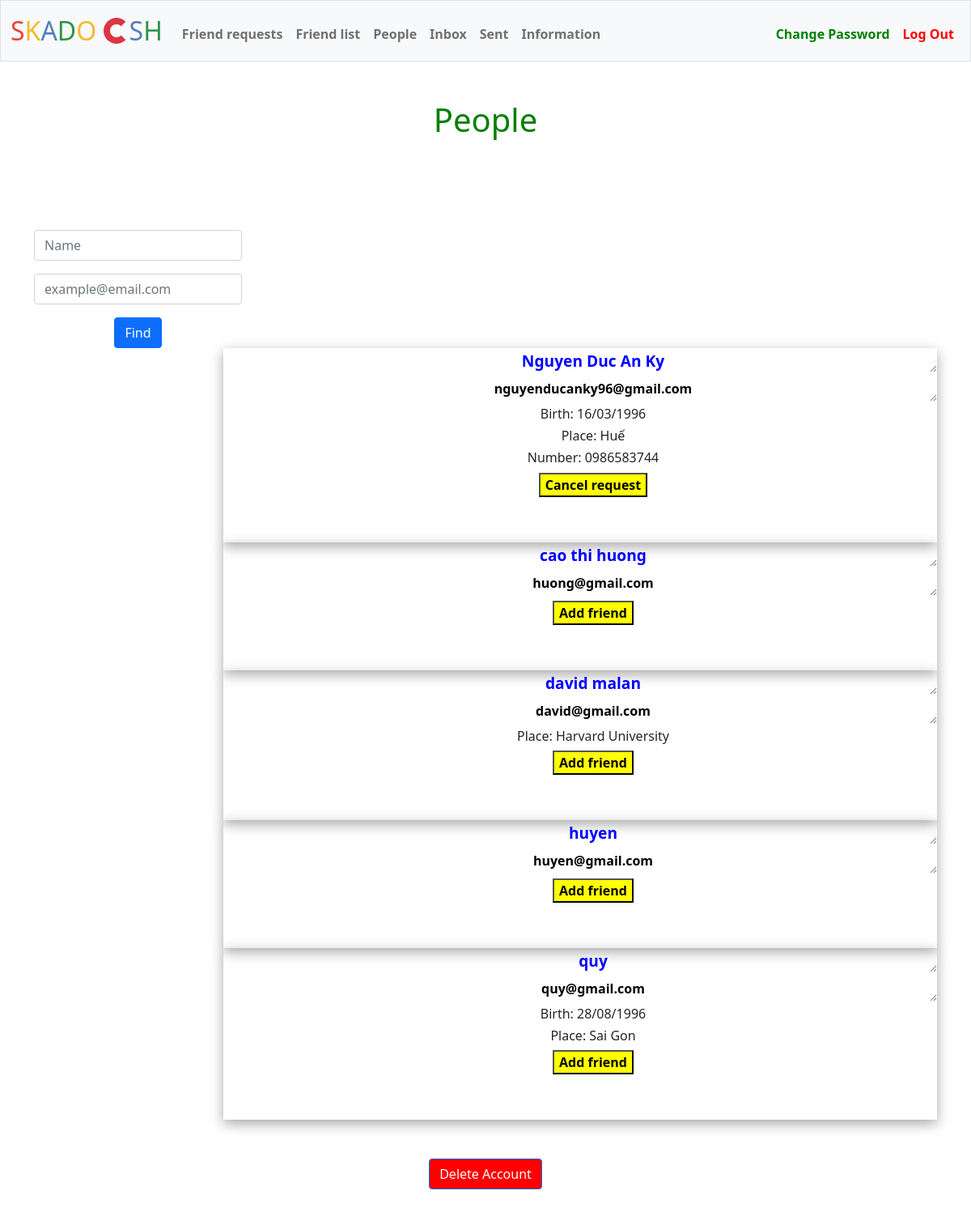
The page /find (signed in) on the database its author committed.
### tables this page shows
CREATE TABLE informations (
id INTEGER PRIMARY KEY AUTOINCREMENT NOT NULL,
user_id INTEGER NOT NULL,
name TEXT NOT NULL,
birth TEXT,
place TEXT,
number TEXT,
email TEXT NOT NULL UNIQUE);

### app.py (the view, shortened to what this page needs)
@app.route("/find", methods = ["GET", "POST"])
@login_required
@information_required
def find():
    user_id = session['user_id']
    if request.method == "GET":
        rows = db.execute("SELECT * FROM informations WHERE NOT user_id = ? ORDER BY name", user_id)
        people = []
        for row in rows:
            person = {}
            person['name'] = row['name']
            person['email'] = row['email']
            person['birth'] = row['birth']
            person['place'] = row['place']
            person['number'] = row['number']
            person_id = db.execute("SELECT user_id FROM informations WHERE email = ?", person['email'])[0]['user_id']
            row = db.execute("SELECT * FROM friends WHERE host_id = ? AND friend_id = ? OR host_id = ? AND friend_id = ?", user_id, person_id, person_id, user_id)
            if len(row) == 0:
                person['operation'] = 'Add friend'
            else:
                if row[0]['status'] == 'unconfirmed':
                    if user_id == row[0]['friend_id']:
                        person['reject'] = 'Reject'
                        person['operation'] = 'Accept'
                    if user_id == row[0]['host_id']:
                        person['operation'] = 'Cancel request'
                elif row[0]['status'] == 'confirmed':
                    person['operation'] = 'Unfriend'
            people.append(person)
        return render_template("find.html", people=people)

### app.py (called while the page is built)
@app.after_request
def after_request(response):
    response.headers["Cache-Control"] = "no-cache, no-store, must-revalidate"
    response.headers["Expires"] = 0
    response.headers["Pragma"] = "no-cache"
    return response

### helpers.py (called while the page is built)
def login_required(f):
    @wraps(f)
    def decorated_function(*args, **kwargs):
        if session.get("user_id") is None:
            return redirect("/login")
        return f(*args, **kwargs)
    return decorated_function

def information_required(f):
    @wraps(f)
    def decorated_function(*args, **kwargs):
        user_id = session.get("user_id")
        rows = db.execute("SELECT * FROM informations WHERE user_id = ?", user_id)
        if len(rows) == 0:
            message = 'You must provide you informations first!'
            return render_template("information.html", requirement=message)
        return f(*args, **kwargs)
    return decorated_function

### templates/find.html (shortened to what this page needs)
{% extends "layout.html" %}
{% block find %}<h1>People</h1>{% endblock %}
{% block main %}
<div id="parent">
    <div id="find">
        <form action="/find" method="post">
            <div class="mb-3">
                <input autofocus class="form-control mx-auto w-auto" id="name" name="name" placeholder="Name" type="text">
            </div>
            <div class="mb-3">
                <input class="form-control mx-auto w-auto" id="email" name="email" placeholder="example@email.com" type="text">
            </div>
            <button class="btn btn-primary" type="submit">Find</button>
        </form>
    </div>
    {% for person in people %}
    <div id="result">
        <div>
            <form action="/add" method="post">
                <ul>
                    <li><textarea id="person" name="name" readonly>{{ person["name"] }}</textarea></li>
                    <li><textarea id="person-email" name="email" readonly>{{ person["email"] }}</textarea></li>
                    {% if person["birth"] %}
                    <li><h6>Birth: {{ person["birth"] }}</h6></li>
                    {% endif %}
                    {% if person["place"] %}
                    <li><h6>Place: {{ person["place"] }}</h6></li>
                    {% endif %}
                    {% if person["number"] %}
                    <li><h6>Number: {{ person["number"] }}</h6></li>
                    {% endif %}
                    <button type="submit">{{ person["operation"] }}</button>
                </ul>
                <br>
            </form>
        </div>
    </div>
    {% endfor %}
</div>
{% endblock %}

### templates/find.html (style rules this page uses)
h1 { text-align: center; color: green; }
#person { color: blue; }
#find { float: left; padding-left: 30px;; }
#result { float: right; width: 75%; margin-right: 30px; box-shadow: rgba(0, 0, 0, 0.35) 0px 5px 15px; }
ul li { list-style-type: none; }
ul li textarea { text-align: center; width: 100%; height: 30px; background: none; border: none; min-height: 30px; }
#person { font-size: larger; font-weight: bold; }
#person-email { font-weight: bold; }
button { font-weight: bold; background-color: yellow; }

### rows shown on the page
informations: name "Nguyen Duc An Ky", email "nguyenducanky96@gmail.com", birth "16/03/1996", place "Huế", number "0986583744", operation "Cancel request"
informations: name "cao thi huong", email "huong@gmail.com", operation "Add friend"
informations: name "david malan", email "david@gmail.com", place "Harvard University", operation "Add friend"
informations: name "huyen", email "huyen@gmail.com", operation "Add friend"
informations: name "quy", email "quy@gmail.com", birth "28/08/1996", place "Sai Gon", operation "Add friend"
